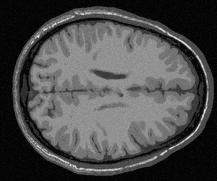
%> input picture a3/brain2.jpg, 217 x 181 px
$ octave --eval "result = preprocess(imread('brain2.jpg'));"   (GNU Octave 9; MATLAB toolbox functions it lacks are replaced by stand-ins)
%> lines starting %> are read from the running program, lines starting %| are printed output that depends on the picture; in (x1, y1, x2, y2) boxes, pixels count from 0 and x2, y2 are one past the last pixel; in counts of white or black regions, pixels touching at a corner belong together; the program's own positions count from 1
function [ img ] = preprocess(imgin)
thres = graythresh(imgin);
%> thres = 0.275
img = imbinarize(imgin,thres);
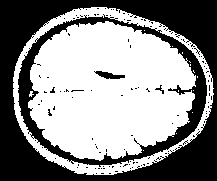
%> img: size 181x217 logical; 54.6% white; 120 black regions (116 under 20 px), largest, box (x1, y1, x2, y2) and area: (0, 0, 217, 181) 13058, (18, 14, 207, 167) 4333, (94, 71, 125, 79) 135, (155, 85, 164, 94) 26

%then, select the connected component (the brain)
%bwconncomp finds connected components in the binary image

%from Matlab docs, bwconncomp(BW) returns the connected components CC found in the binary image BW. bwconncomp uses a default connectivity of 8 for two dimensions,
%26 for three dimensions, and conndef(ndims(BW),'maximal') for higher dimensions.

ConnectedComponents = bwconncomp(img);
%> ConnectedComponents = 15 connected components

numPix = cellfun(@numel, ConnectedComponents.PixelIdxList);
%> numPix = [3895 17519 18 1 1 1 1 2 2 2 2 1 3 1 2]

[~, idx] = max(numPix);
%> idx = 2

biggest = zeros(size(img));

biggest(ConnectedComponents.PixelIdxList{idx}) = 1;
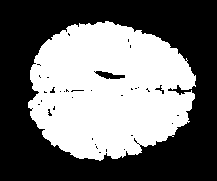
%> biggest: size 181x217 double; values 0 (black) and 1 (white), 44.6% white; 1 white region, box (x1, y1, x2, y2) and area: (28, 21, 196, 161) 17519

%remove the skull with mask

%imshow(biggest);

img = biggest;
end
%This has removed the largest connected component, and set it to zero.
%Now what? one asks

%From the assignment, "If	the	inner	and	outer	regions	are	connected	via	narrow	bridges, you	can
%separate	them	using	morphological	operations

%Thoughts: maybe not needed as the threshold seems to be working fine atm.
%should check with Amanda

%imshow(img);

$ run again, on a3/brain3.jpg
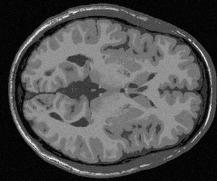
%> input picture a3/brain3.jpg, 217 x 181 px
%> thres = 0.271
%> in preprocess, `img = imbinarize(imgin,thres);`:
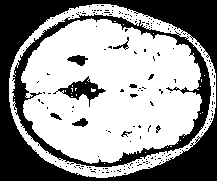
%> img: size 181x217 logical; 59% white; 196 black regions (185 under 20 px), largest, box (x1, y1, x2, y2) and area: (0, 0, 217, 181) 11070, (12, 13, 211, 167) 3706, (53, 76, 106, 107) 517
%> ConnectedComponents = 29 connected components
%> numPix = 29 values, max 18851 at index 4, min 1 at index 2, mean 799.2
%> idx = 4
%> in preprocess, `biggest(ConnectedComponents.PixelIdxList{idx}) = 1;`:
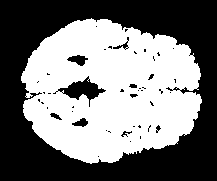
%> biggest: size 181x217 double; values 0 (black) and 1 (white), 48% white; 1 white region, box (x1, y1, x2, y2) and area: (21, 18, 202, 164) 18851
